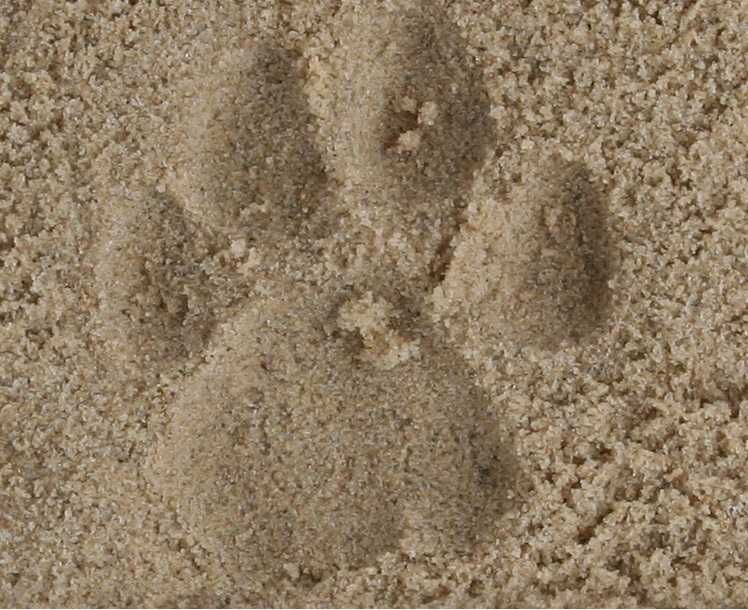
#> input picture images/unmarked/test_cnn/Female Archback 1.jpg, 748 x 610 px
$ python fourier_transform.py
#> lines starting #> are read from the running program, lines starting #| are printed output that depends on the picture
import cv2
import numpy as np
from matplotlib import pyplot as plt
import seaborn as sns

img = cv2.imread('images/unmarked/test_cnn/Female Archback 1.jpg',0)
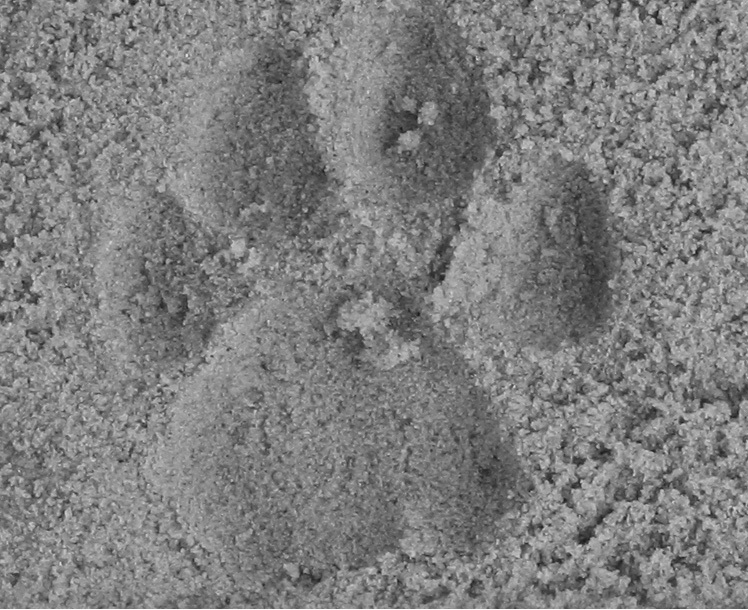
#> img: shape (610, 748); min 21, max 255, mean 126.3
f = np.fft.fft2(img)
fshift = np.fft.fftshift(f)
magnitude_spectrum = 20*np.log(np.abs(fshift))
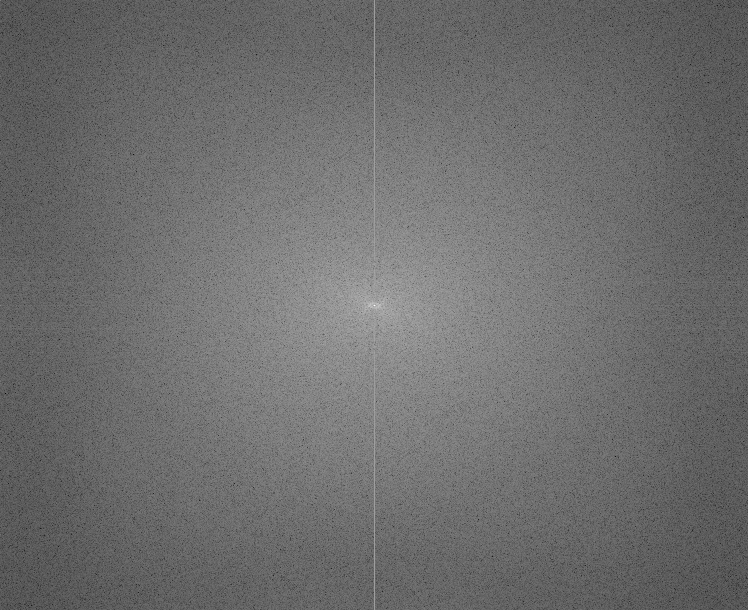
#> magnitude_spectrum: shape (610, 748) float64; min 21.84, max 357.4, mean 166.1; drawn with min black and max white

fig,axes = plt.subplots(1,2, figsize=(10,5))

# [5 lines of commented-out code are left out]
img = cv2.imread('images/marked/rough_sand.jpg',0)
#> (the run stopped early here; a loop or call above may not have finished)

$ run again, with images/marked/smooth_sand.jpg copied over images/unmarked/test_cnn/Female Archback 1.jpg
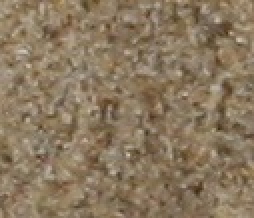
#> input picture images/marked/smooth_sand.jpg, 127 x 109 px (shown 2 times larger)
#> `img = cv2.imread('images/unmarked/test_cnn/Female Archback 1.jpg',0)`:
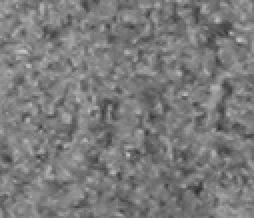
#> img: shape (109, 127) (shown 2 times larger); min 45, max 201, mean 122.7
#> `magnitude_spectrum = 20*np.log(np.abs(fshift))`:
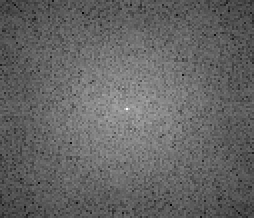
#> magnitude_spectrum: shape (109, 127) float64 (shown 2 times larger); min 28.75, max 286.9, mean 130.8; drawn with min black and max white

$ run again, with images/unmarked/test_cnn/Female Archback 3.jpg copied over images/unmarked/test_cnn/Female Archback 1.jpg
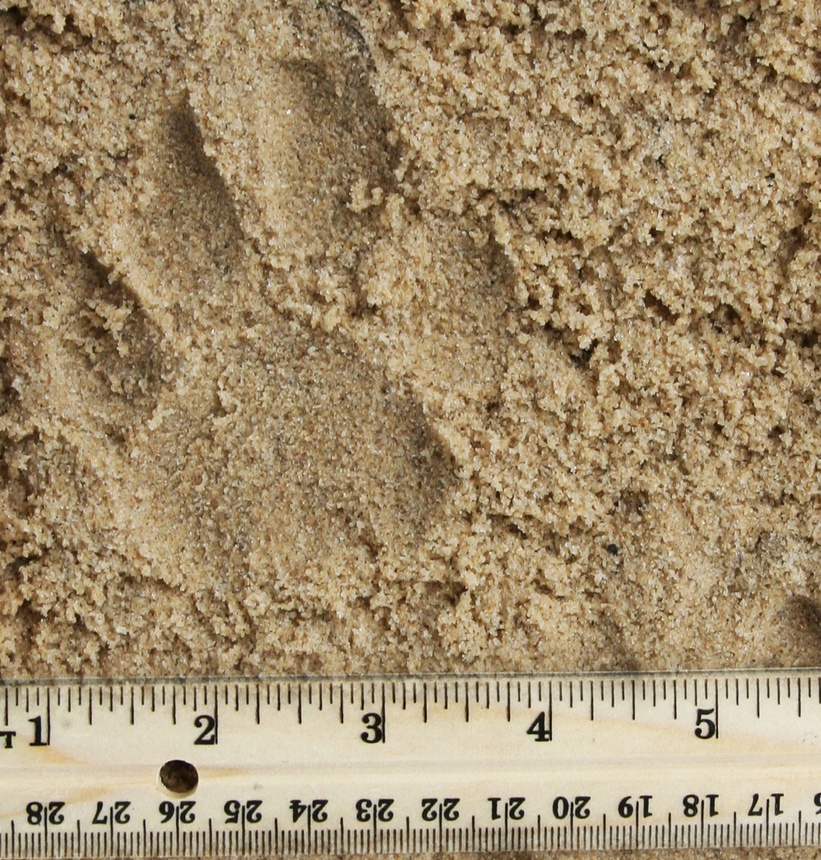
#> input picture images/unmarked/test_cnn/Female Archback 3.jpg, 821 x 860 px, shrunk from 1172 x 1228 before the run
#> `img = cv2.imread('images/unmarked/test_cnn/Female Archback 1.jpg',0)`:
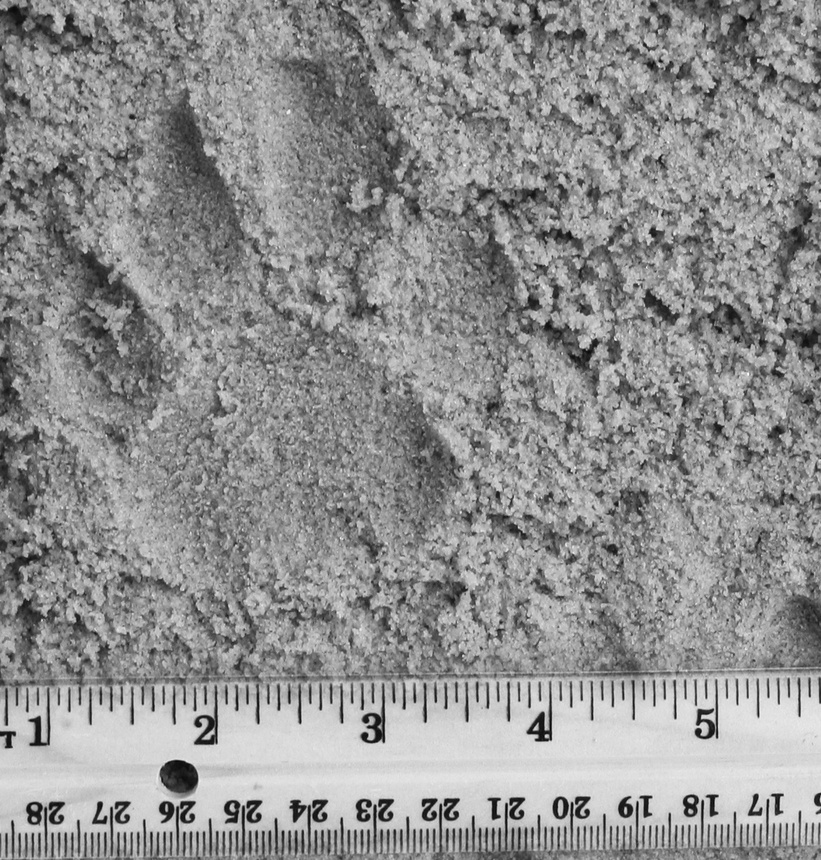
#> img: shape (860, 821); min 2, max 255, mean 144.4
#> `magnitude_spectrum = 20*np.log(np.abs(fshift))`:
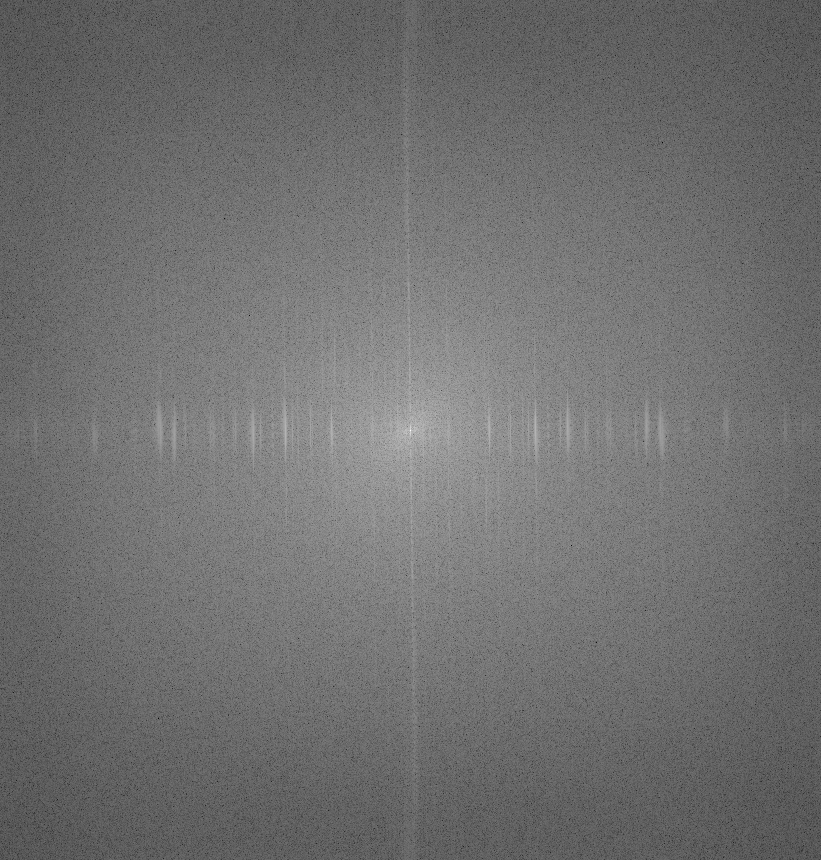
#> magnitude_spectrum: shape (860, 821) float64; min 20.97, max 368.8, mean 173.9; drawn with min black and max white

$ run again, with images/unmarked/test_cnn/Female Archback 5.jpg copied over images/unmarked/test_cnn/Female Archback 1.jpg
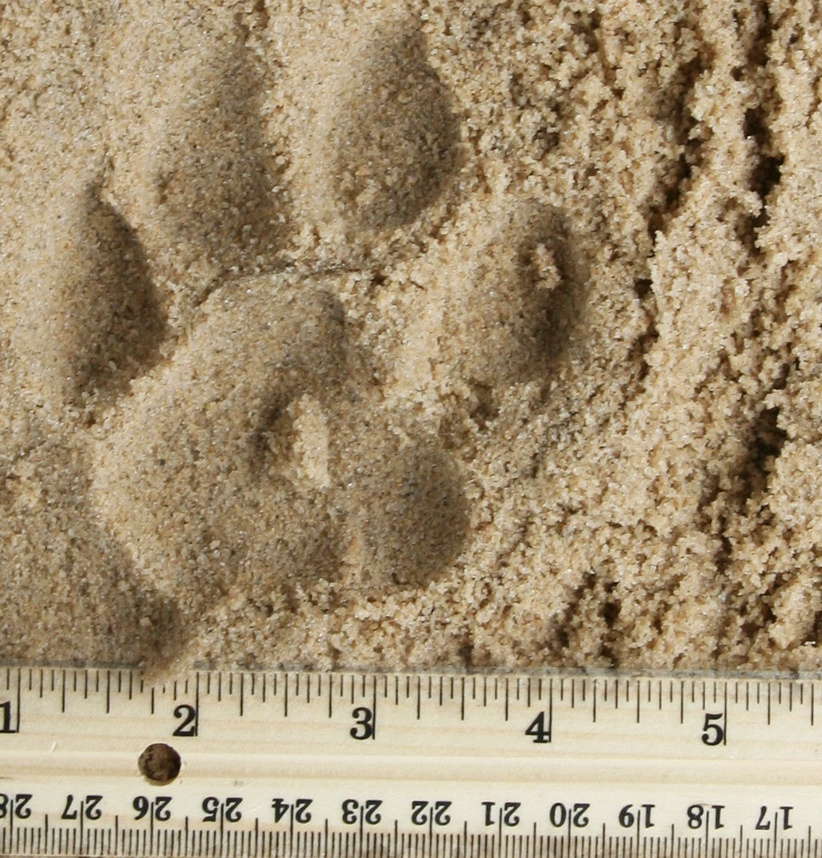
#> input picture images/unmarked/test_cnn/Female Archback 5.jpg, 822 x 858 px, shrunk from 1016 x 1060 before the run
#> `img = cv2.imread('images/unmarked/test_cnn/Female Archback 1.jpg',0)`:
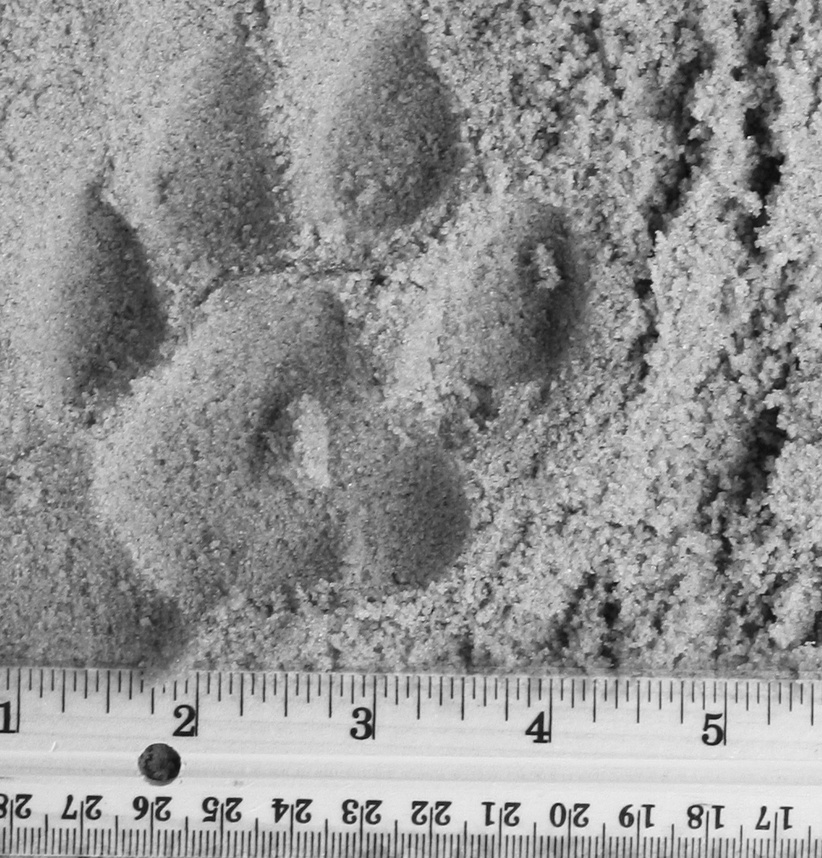
#> img: shape (858, 822); min 10, max 248, mean 147.8
#> `magnitude_spectrum = 20*np.log(np.abs(fshift))`:
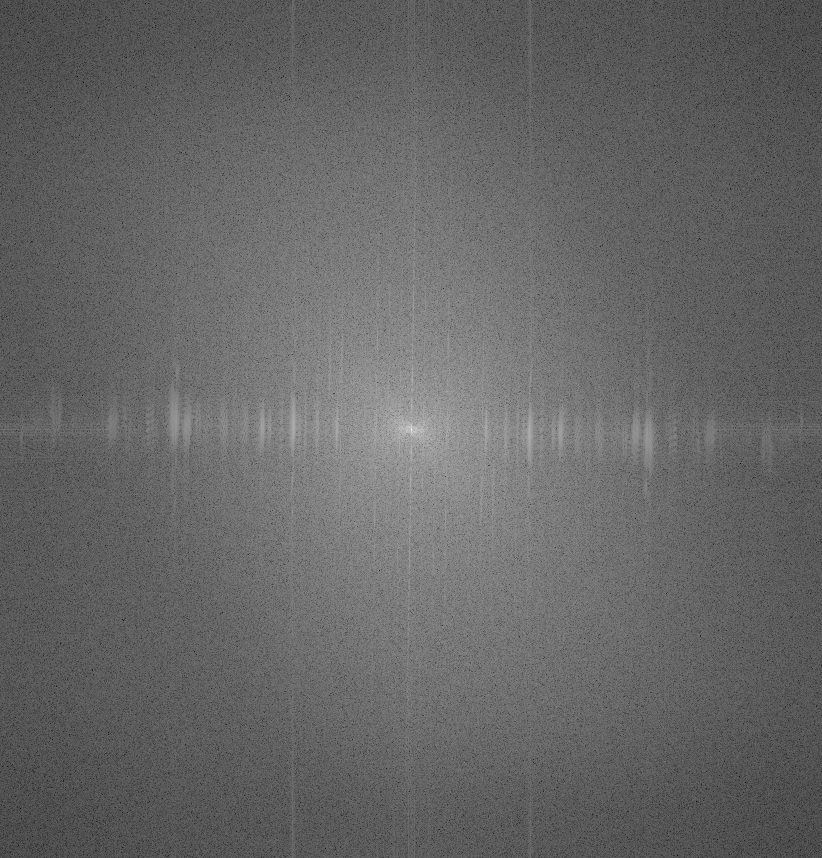
#> magnitude_spectrum: shape (858, 822) float64; min 30.27, max 369.3, mean 166.4; drawn with min black and max white
